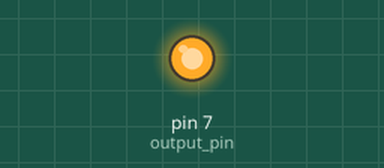
The program below on a simulated Raspberry Pi (header pin numbers). Shown: output pins drawn as LEDs (lit = HIGH). What the program prints to the terminal is not drawn. At 40.0 s the program stops and its outputs stay as they are.

Above: at 1.0 s.
At 3.0 s:
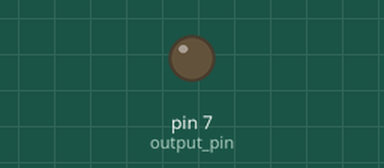
Timing chart, 0 to 5.2 s (numbered marks = the images above):
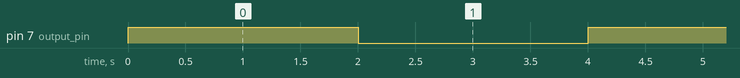

Measured:
- by itself, pin 7 (output_pin): alternates HIGH for 2.0 s and LOW for 2.0 s, 20 changes in all, then stays LOW

The program:

week2_toggling.py
```python
import time
import RPi.GPIO as GPIO

output_pin = 7  # pin to configure and use as an output

# set the mode of the GPIO pin to an output
GPIO.setmode(GPIO.BOARD)
GPIO.setup(output_pin, GPIO.OUT)

# loop 10 times, turning light on and off each loop
for i in range(10):
    GPIO.output(output_pin, True)  # turn on
    time.sleep(2)                  # wait 2 seconds
    GPIO.output(output_pin, False) # turn off
    time.sleep(2)                  # wait 2 seconds

GPIO.cleanup()
print("Done!")
```
